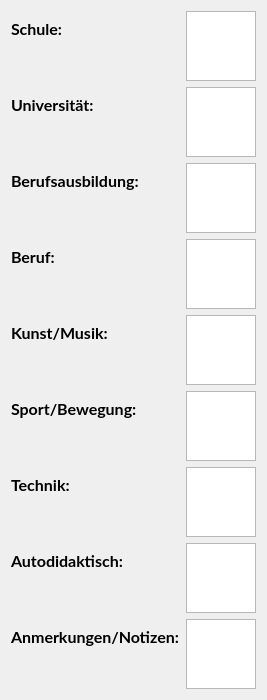
                 <widget class="QWidget" name="pageEditorEducation">
                  <property name="geometry">
                   <rect>
                    <x>0</x>
                    <y>0</y>
                    <width>263</width>
                    <height>696</height>
                   </rect>
                  </property>
                  <attribute name="label">
                   <string>Ausbildung</string>
                  </attribute>
                  <layout class="QFormLayout" name="formLayout_12">
                   <item row="0" column="0">
                    <widget class="QLabel" name="labelEditorSchool">
                     <property name="font">
                      <font>
                       <family>Lato</family>
                       <pointsize>12</pointsize>
                       <bold>true</bold>
                       <stylestrategy>PreferAntialias</stylestrategy>
                       <kerning>true</kerning>
                      </font>
                     </property>
                     <property name="text">
                      <string>Schule:</string>
                     </property>
                    </widget>
                   </item>
                   <item row="0" column="1">
                    <widget class="QTextEdit" name="textEditEditorSchool"/>
                   </item>
                   <item row="1" column="0">
                    <widget class="QLabel" name="labelEditorUniversity">
                     <property name="font">
                      <font>
                       <family>Lato</family>
                       <pointsize>12</pointsize>
                       <bold>true</bold>
                       <stylestrategy>PreferAntialias</stylestrategy>
                       <kerning>true</kerning>
                      </font>
                     </property>
                     <property name="text">
                      <string>Universität:</string>
                     </property>
                    </widget>
                   </item>
                   <item row="1" column="1">
                    <widget class="QTextEdit" name="textEditEditorUniversity"/>
                   </item>
                   <item row="2" column="0">
                    <widget class="QLabel" name="labelEditorVocationalTraining">
                     <property name="font">
                      <font>
                       <family>Lato</family>
                       <pointsize>12</pointsize>
                       <bold>true</bold>
                       <stylestrategy>PreferAntialias</stylestrategy>
                       <kerning>true</kerning>
                      </font>
                     </property>
                     <property name="text">
                      <string>Berufsausbildung:</string>
                     </property>
                    </widget>
                   </item>
                   <item row="2" column="1">
                    <widget class="QTextEdit" name="textEditEditorVocationalTraining"/>
                   </item>
                   <item row="3" column="0">
                    <widget class="QLabel" name="labelEditorProfession">
                     <property name="font">
                      <font>
                       <family>Lato</family>
                       <pointsize>12</pointsize>
                       <bold>true</bold>
                       <stylestrategy>PreferAntialias</stylestrategy>
                       <kerning>true</kerning>
                      </font>
                     </property>
                     <property name="text">
                      <string>Beruf:</string>
                     </property>
                    </widget>
                   </item>
                   <item row="3" column="1">
                    <widget class="QTextEdit" name="textEditEditorProfession"/>
                   </item>
                   <item row="4" column="0">
                    <widget class="QLabel" name="labelEditorArtMusic">
                     <property name="font">
                      <font>
                       <family>Lato</family>
                       <pointsize>12</pointsize>
                       <bold>true</bold>
                       <stylestrategy>PreferAntialias</stylestrategy>
                       <kerning>true</kerning>
                      </font>
                     </property>
                     <property name="text">
                      <string>Kunst/Musik:</string>
                     </property>
                    </widget>
                   </item>
                   <item row="4" column="1">
                    <widget class="QTextEdit" name="textEditEditorArtMusic"/>
                   </item>
                   <item row="5" column="0">
                    <widget class="QLabel" name="labelEditorSport">
                     <property name="font">
                      <font>
                       <family>Lato</family>
                       <pointsize>12</pointsize>
                       <bold>true</bold>
                       <stylestrategy>PreferAntialias</stylestrategy>
                       <kerning>true</kerning>
                      </font>
                     </property>
                     <property name="text">
                      <string>Sport/Bewegung:</string>
                     </property>
                    </widget>
                   </item>
                   <item row="5" column="1">
                    <widget class="QTextEdit" name="textEditEditorSport"/>
                   </item>
                   <item row="6" column="0">
                    <widget class="QLabel" name="labelEditorTechnic">
                     <property name="font">
                      <font>
                       <family>Lato</family>
                       <pointsize>12</pointsize>
                       <bold>true</bold>
                       <stylestrategy>PreferAntialias</stylestrategy>
                       <kerning>true</kerning>
                      </font>
                     </property>
                     <property name="text">
                      <string>Technik:</string>
                     </property>
                    </widget>
                   </item>
                   <item row="6" column="1">
                    <widget class="QTextEdit" name="textEditEditorTechnic"/>
                   </item>
                   <item row="7" column="0">
                    <widget class="QLabel" name="labelEditorAutodidact">
                     <property name="font">
                      <font>
                       <family>Lato</family>
                       <pointsize>12</pointsize>
                       <bold>true</bold>
                       <stylestrategy>PreferAntialias</stylestrategy>
                       <kerning>true</kerning>
                      </font>
                     </property>
                     <property name="text">
                      <string>Autodidaktisch:</string>
                     </property>
                    </widget>
                   </item>
                   <item row="7" column="1">
                    <widget class="QTextEdit" name="textEditEditorAutodidact"/>
                   </item>
                   <item row="8" column="0">
                    <widget class="QLabel" name="labelEditorEducationNotes">
                     <property name="font">
                      <font>
                       <family>Lato</family>
                       <pointsize>12</pointsize>
                       <bold>true</bold>
                       <stylestrategy>PreferAntialias</stylestrategy>
                       <kerning>true</kerning>
                      </font>
                     </property>
                     <property name="text">
                      <string>Anmerkungen/Notizen:</string>
                     </property>
                    </widget>
                   </item>
                   <item row="8" column="1">
                    <widget class="QTextEdit" name="textEditEditorEducationNotes"/>
                   </item>
                  </layout>
                 </widget>
